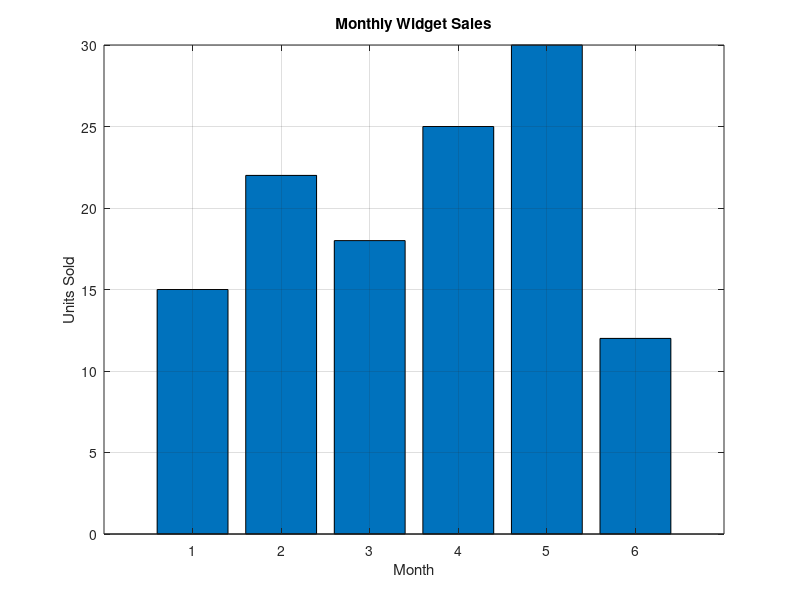

The MATLAB script that drew this image:
% bar - Basic bar chart
% Demonstrates a simple bar chart of categorical data

categories = [15 22 18 25 30 12];

figure;
bar(categories);
title('Monthly Widget Sales');
xlabel('Month');
ylabel('Units Sold');
grid on;
